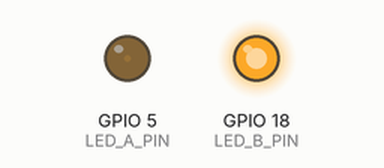
The sketch below on a simulated ESP32. On the bench: output pins drawn as LEDs (lit = HIGH). What the sketch prints to the serial monitor is not drawn.

Above: at 0.05 s.
At 2.3 s:
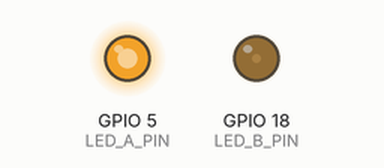
At 3.45 s:
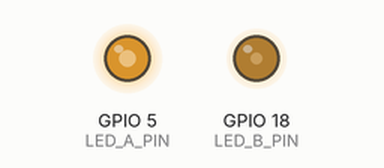
At 4.6 s:
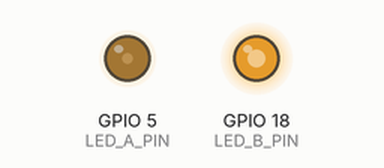
Timing chart, 0 to 6.7 s (numbered marks = the images above):
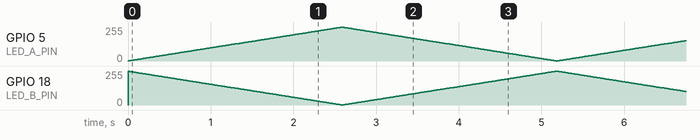

The sketch:

ex06.ino
```cpp
const int LED_A_PIN = 5;      // 灯A引脚
const int LED_B_PIN = 18;      // 灯B引脚
const int PWM_FREQ = 5000;     // PWM频率 5kHz
const int PWM_RESOLUTION = 8;  // 分辨率8位 (0-255)

// 呼吸控制变量
int brightness = 0;    // 当前亮度 0-255
int fadeStep = 1;      // 步进值
int delayTime = 10;     // 延迟时间(ms)

void setup() {
  Serial.begin(115200);

  ledcAttach(LED_A_PIN, PWM_FREQ, PWM_RESOLUTION);
  ledcAttach(LED_B_PIN, PWM_FREQ, PWM_RESOLUTION);

  // 初始状态
  ledcWrite(LED_A_PIN, 0);
  ledcWrite(LED_B_PIN, 0);
}

void loop() {

  brightness += fadeStep;
  if (brightness <= 0 || brightness >= 255) {
    fadeStep = -fadeStep;
  }

  ledcWrite(LED_A_PIN, brightness);
  ledcWrite(LED_B_PIN, 255-brightness);
   Serial.print("亮度: ");
  Serial.print(brightness);
  Serial.print("A: ");
  Serial.print(brightness);
  Serial.print("B: ");
  Serial.println(brightness);

  delay(delayTime);
}
```
